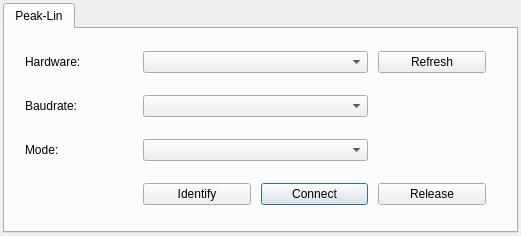
<?xml version="1.0" encoding="UTF-8"?>
<ui version="4.0">
 <class>PeakLin</class>
 <widget class="QDialog" name="PeakLin">
  <property name="windowModality">
   <enum>Qt::NonModal</enum>
  </property>
  <property name="geometry">
   <rect>
    <x>0</x>
    <y>0</y>
    <width>521</width>
    <height>236</height>
   </rect>
  </property>
  <property name="windowTitle">
   <string>LIN</string>
  </property>
  <layout class="QVBoxLayout" name="verticalLayout">
   <property name="spacing">
    <number>3</number>
   </property>
   <property name="leftMargin">
    <number>3</number>
   </property>
   <property name="topMargin">
    <number>3</number>
   </property>
   <property name="rightMargin">
    <number>3</number>
   </property>
   <property name="bottomMargin">
    <number>3</number>
   </property>
   <item>
    <widget class="QTabWidget" name="tabWidget">
     <widget class="QWidget" name="tab">
      <attribute name="title">
       <string>Peak-Lin</string>
      </attribute>
      <layout class="QGridLayout" name="gridLayout">
       <property name="leftMargin">
        <number>20</number>
       </property>
       <property name="topMargin">
        <number>20</number>
       </property>
       <property name="rightMargin">
        <number>30</number>
       </property>
       <property name="bottomMargin">
        <number>20</number>
       </property>
       <property name="horizontalSpacing">
        <number>10</number>
       </property>
       <property name="verticalSpacing">
        <number>20</number>
       </property>
       <item row="0" column="1" colspan="2">
        <widget class="QComboBox" name="hardwareCbx"/>
       </item>
       <item row="3" column="2">
        <widget class="QPushButton" name="connectBt">
         <property name="text">
          <string>Connect</string>
         </property>
        </widget>
       </item>
       <item row="2" column="0">
        <widget class="QLabel" name="label_3">
         <property name="text">
          <string>Mode:</string>
         </property>
        </widget>
       </item>
       <item row="2" column="1" colspan="2">
        <widget class="QComboBox" name="modeCbx"/>
       </item>
       <item row="0" column="0">
        <widget class="QLabel" name="label">
         <property name="text">
          <string>Hardware:</string>
         </property>
        </widget>
       </item>
       <item row="1" column="0">
        <widget class="QLabel" name="label_2">
         <property name="text">
          <string>Baudrate:</string>
         </property>
        </widget>
       </item>
       <item row="1" column="1" colspan="2">
        <widget class="QComboBox" name="baudrateCbx"/>
       </item>
       <item row="0" column="3">
        <widget class="QPushButton" name="refreshBt">
         <property name="text">
          <string>Refresh</string>
         </property>
        </widget>
       </item>
       <item row="3" column="3">
        <widget class="QPushButton" name="releaseBt">
         <property name="text">
          <string>Release</string>
         </property>
        </widget>
       </item>
       <item row="3" column="1">
        <widget class="QPushButton" name="identifyBt">
         <property name="text">
          <string>Identify</string>
         </property>
        </widget>
       </item>
      </layout>
     </widget>
    </widget>
   </item>
  </layout>
 </widget>
 <resources/>
 <connections/>
</ui>
